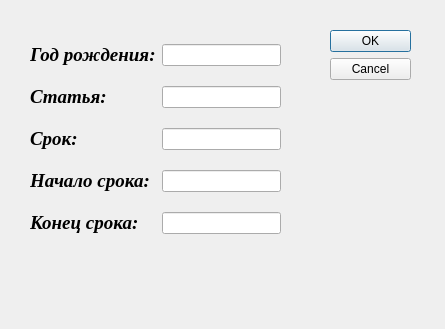
<?xml version="1.0" encoding="UTF-8"?>
<ui version="4.0">
 <class>AdditionDataDialog</class>
 <widget class="QDialog" name="AdditionDataDialog">
  <property name="geometry">
   <rect>
    <x>0</x>
    <y>0</y>
    <width>445</width>
    <height>329</height>
   </rect>
  </property>
  <property name="windowTitle">
   <string/>
  </property>
  <widget class="QDialogButtonBox" name="buttonBox">
   <property name="geometry">
    <rect>
     <x>330</x>
     <y>30</y>
     <width>81</width>
     <height>61</height>
    </rect>
   </property>
   <property name="orientation">
    <enum>Qt::Vertical</enum>
   </property>
   <property name="standardButtons">
    <set>QDialogButtonBox::Cancel|QDialogButtonBox::Ok</set>
   </property>
  </widget>
  <widget class="QWidget" name="gridLayoutWidget">
   <property name="geometry">
    <rect>
     <x>30</x>
     <y>30</y>
     <width>251</width>
     <height>221</height>
    </rect>
   </property>
   <layout class="QGridLayout" name="gridLayout">
    <item row="3" column="2">
     <widget class="QLineEdit" name="beginLE"/>
    </item>
    <item row="4" column="2">
     <widget class="QLineEdit" name="endLE"/>
    </item>
    <item row="2" column="2">
     <widget class="QLineEdit" name="periodLE"/>
    </item>
    <item row="0" column="0">
     <widget class="QLabel" name="bornLabel">
      <property name="font">
       <font>
        <family>Times New Roman</family>
        <pointsize>14</pointsize>
        <weight>75</weight>
        <italic>true</italic>
        <bold>true</bold>
       </font>
      </property>
      <property name="text">
       <string>Год рождения:</string>
      </property>
      <property name="textFormat">
       <enum>Qt::PlainText</enum>
      </property>
     </widget>
    </item>
    <item row="0" column="2">
     <widget class="QLineEdit" name="bornLE"/>
    </item>
    <item row="2" column="0">
     <widget class="QLabel" name="periodLabel">
      <property name="font">
       <font>
        <family>Times New Roman</family>
        <pointsize>14</pointsize>
        <weight>75</weight>
        <italic>true</italic>
        <bold>true</bold>
       </font>
      </property>
      <property name="text">
       <string>Срок:</string>
      </property>
      <property name="textFormat">
       <enum>Qt::PlainText</enum>
      </property>
     </widget>
    </item>
    <item row="1" column="0">
     <widget class="QLabel" name="statLabel">
      <property name="font">
       <font>
        <family>Times New Roman</family>
        <pointsize>14</pointsize>
        <weight>75</weight>
        <italic>true</italic>
        <bold>true</bold>
       </font>
      </property>
      <property name="text">
       <string>Статья:</string>
      </property>
      <property name="textFormat">
       <enum>Qt::PlainText</enum>
      </property>
     </widget>
    </item>
    <item row="3" column="0">
     <widget class="QLabel" name="beginLabel">
      <property name="font">
       <font>
        <family>Times New Roman</family>
        <pointsize>14</pointsize>
        <weight>75</weight>
        <italic>true</italic>
        <bold>true</bold>
       </font>
      </property>
      <property name="text">
       <string>Начало срока:</string>
      </property>
      <property name="textFormat">
       <enum>Qt::PlainText</enum>
      </property>
     </widget>
    </item>
    <item row="1" column="2">
     <widget class="QLineEdit" name="statLE"/>
    </item>
    <item row="4" column="0">
     <widget class="QLabel" name="endLabel">
      <property name="font">
       <font>
        <family>Times New Roman</family>
        <pointsize>14</pointsize>
        <weight>75</weight>
        <italic>true</italic>
        <bold>true</bold>
       </font>
      </property>
      <property name="text">
       <string>Конец срока:</string>
      </property>
      <property name="textFormat">
       <enum>Qt::PlainText</enum>
      </property>
     </widget>
    </item>
   </layout>
  </widget>
 </widget>
 <tabstops>
  <tabstop>bornLE</tabstop>
  <tabstop>statLE</tabstop>
  <tabstop>periodLE</tabstop>
  <tabstop>beginLE</tabstop>
  <tabstop>endLE</tabstop>
 </tabstops>
 <resources/>
 <connections>
  <connection>
   <sender>buttonBox</sender>
   <signal>accepted()</signal>
   <receiver>AdditionDataDialog</receiver>
   <slot>accept()</slot>
   <hints>
    <hint type="sourcelabel">
     <x>248</x>
     <y>254</y>
    </hint>
    <hint type="destinationlabel">
     <x>157</x>
     <y>274</y>
    </hint>
   </hints>
  </connection>
  <connection>
   <sender>buttonBox</sender>
   <signal>rejected()</signal>
   <receiver>AdditionDataDialog</receiver>
   <slot>reject()</slot>
   <hints>
    <hint type="sourcelabel">
     <x>316</x>
     <y>260</y>
    </hint>
    <hint type="destinationlabel">
     <x>286</x>
     <y>274</y>
    </hint>
   </hints>
  </connection>
 </connections>
</ui>
